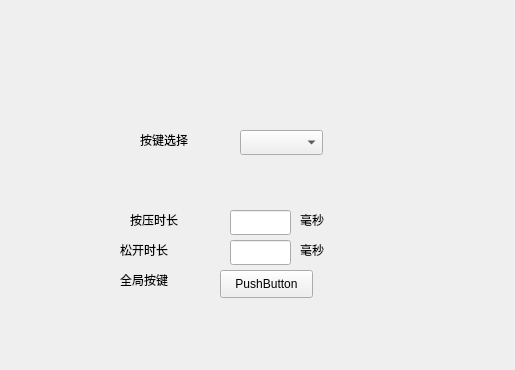
<?xml version="1.0" encoding="UTF-8"?>
<ui version="4.0">
 <class>Widget</class>
 <widget class="QWidget" name="Widget">
  <property name="geometry">
   <rect>
    <x>0</x>
    <y>0</y>
    <width>515</width>
    <height>370</height>
   </rect>
  </property>
  <property name="windowTitle">
   <string>Widget</string>
  </property>
  <widget class="QLabel" name="label_2">
   <property name="geometry">
    <rect>
     <x>130</x>
     <y>210</y>
     <width>69</width>
     <height>19</height>
    </rect>
   </property>
   <property name="text">
    <string>按压时长</string>
   </property>
  </widget>
  <widget class="QLabel" name="label_3">
   <property name="geometry">
    <rect>
     <x>140</x>
     <y>130</y>
     <width>69</width>
     <height>19</height>
    </rect>
   </property>
   <property name="text">
    <string>按键选择</string>
   </property>
  </widget>
  <widget class="QLineEdit" name="presstime">
   <property name="geometry">
    <rect>
     <x>230</x>
     <y>210</y>
     <width>61</width>
     <height>25</height>
    </rect>
   </property>
  </widget>
  <widget class="QLabel" name="label_4">
   <property name="geometry">
    <rect>
     <x>120</x>
     <y>270</y>
     <width>69</width>
     <height>19</height>
    </rect>
   </property>
   <property name="text">
    <string>全局按键</string>
   </property>
  </widget>
  <widget class="QPushButton" name="globalKey">
   <property name="geometry">
    <rect>
     <x>220</x>
     <y>270</y>
     <width>93</width>
     <height>28</height>
    </rect>
   </property>
   <property name="text">
    <string>PushButton</string>
   </property>
  </widget>
  <widget class="QLabel" name="label_6">
   <property name="geometry">
    <rect>
     <x>300</x>
     <y>210</y>
     <width>69</width>
     <height>19</height>
    </rect>
   </property>
   <property name="text">
    <string>毫秒</string>
   </property>
  </widget>
  <widget class="QComboBox" name="clickkey">
   <property name="geometry">
    <rect>
     <x>240</x>
     <y>130</y>
     <width>83</width>
     <height>25</height>
    </rect>
   </property>
  </widget>
  <widget class="QLabel" name="label_5">
   <property name="geometry">
    <rect>
     <x>120</x>
     <y>240</y>
     <width>69</width>
     <height>19</height>
    </rect>
   </property>
   <property name="text">
    <string>松开时长</string>
   </property>
  </widget>
  <widget class="QLineEdit" name="releasetime">
   <property name="geometry">
    <rect>
     <x>230</x>
     <y>240</y>
     <width>61</width>
     <height>25</height>
    </rect>
   </property>
  </widget>
  <widget class="QLabel" name="label_7">
   <property name="geometry">
    <rect>
     <x>300</x>
     <y>240</y>
     <width>69</width>
     <height>19</height>
    </rect>
   </property>
   <property name="text">
    <string>毫秒</string>
   </property>
  </widget>
 </widget>
 <resources/>
 <connections/>
</ui>
